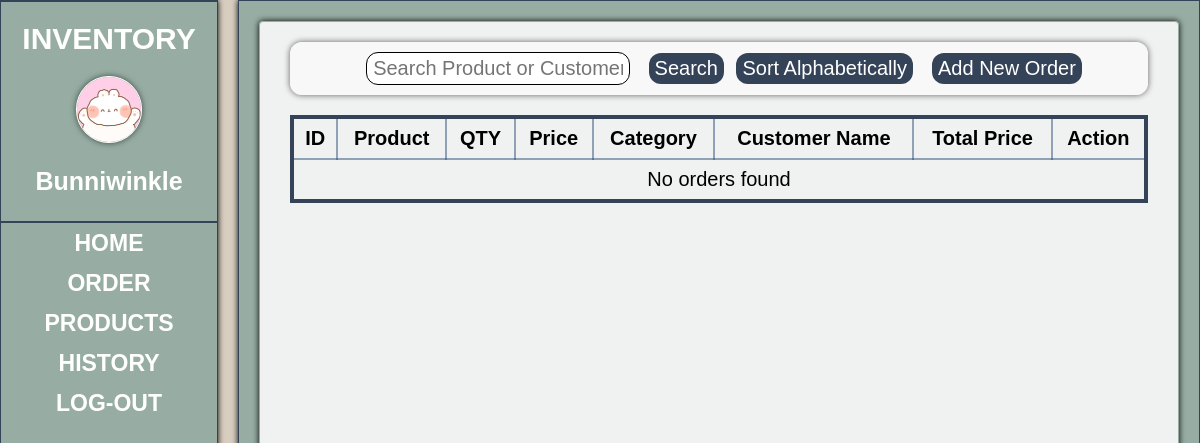
Before: /productorder.php with the older database file.
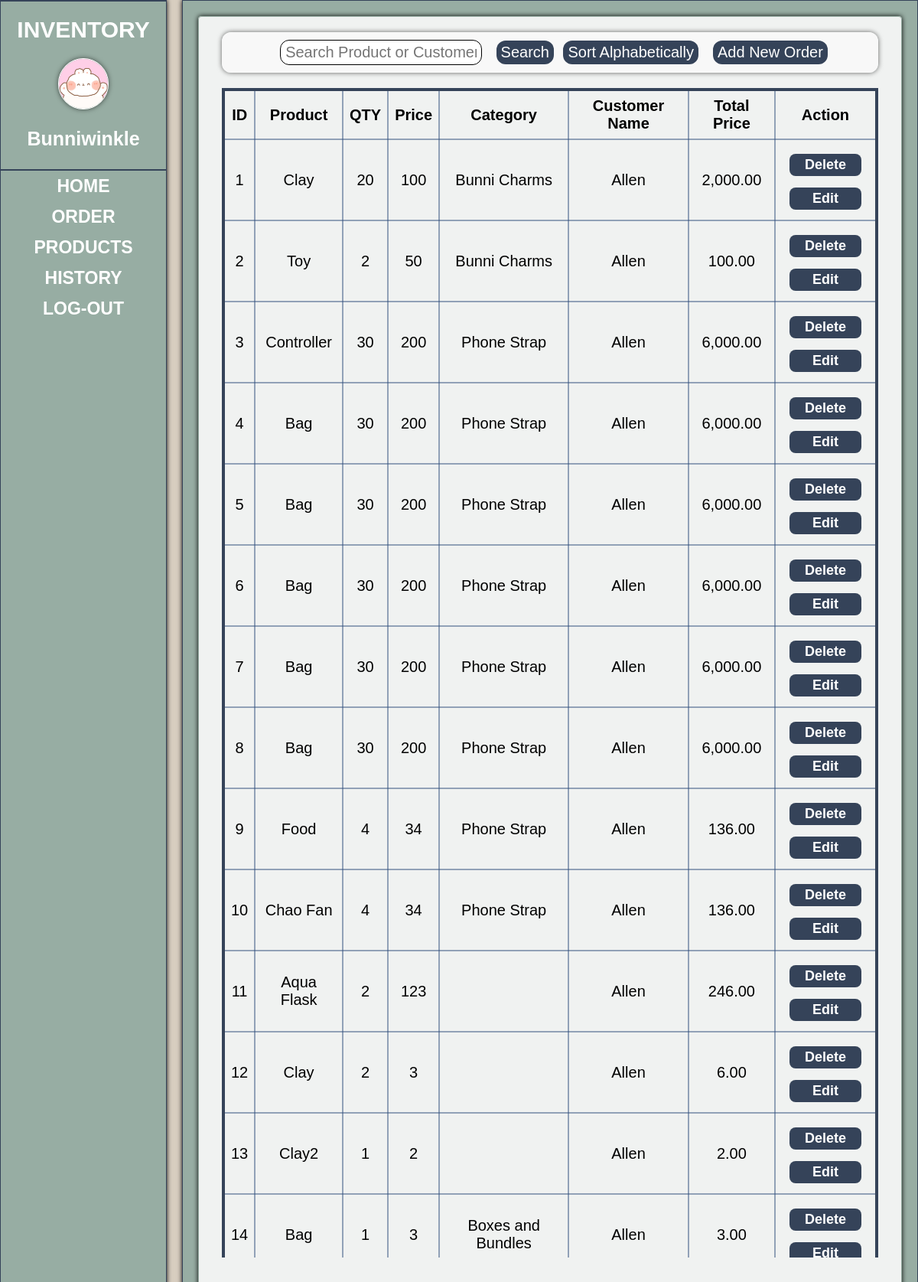
After: the same page with the newer database file.
### tables this page shows
CREATE TABLE `productorder` (
  `id` int(11) NOT NULL,
  `productname` varchar(50) NOT NULL,
  `qty` int(100) NOT NULL,
  `price` int(100) NOT NULL,
  `category` varchar(50) NOT NULL,
  `customername` varchar(100) NOT NULL,
  `dateadded` timestamp NOT NULL DEFAULT current_timestamp() ON UPDATE current_timestamp()
);

### productorder.php (the view, shortened to what this page needs)
<!DOCTYPE html>
<html lang="en">
<head>
    <link rel="stylesheet" href="maindisplay.css">
    <link rel="stylesheet" href="additem.css">
</head>
<body>
    <?php include 'sidebar.php'; ?>
    <div class="maindisplayDiv">
        <div class="insideDisplayDiv">
            <div class="userMenuDiv">
                <form method="POST" action="">
                    <input type="text" name="searchProduct" class="ordersearchProduct"
                        placeholder="Search Product or Customer">
                    <button type="submit" class="searchButton">Search</button>
                    <button type="submit" name="sortAlpha" class="sortAlphaButton">Sort Alphabetically</button>
                </form>
                <button class="addItemButton" onclick="window.location.href='additem.php'">Add New Order</button>
            </div>
            <div class="tableContainer">
                <table border='1'>
                    <tr>
                        <th>ID</th>
                        <th>Product</th>
                        <th>QTY</th>
                        <th>Price</th>
                        <th>Category</th>
                        <th>Customer Name</th>
                        <th>Total Price</th>
                        <th>Action</th>
                    </tr>
                    <?php
                    $conn = new mysqli("localhost", "root", "", "logindb");
                    $searchQuery = "";
                    $sortQuery = "";
                    $sql = "SELECT id, productname, qty, price, category, customername FROM productorder" . $searchQuery . $sortQuery;
                    $result = $conn->query($sql);
                    if ($result->num_rows > 0) {
                        while ($row = $result->fetch_assoc()) {
                            $totalPrice = $row['qty'] * $row['price'];
                            echo "<tr>
                                <td>" . $row['id'] . "</td>
                                <td>" . $row['productname'] . "</td>
                                <td>" . $row['qty'] . "</td>
                                <td>" . $row['price'] . "</td>
                                <td>" . $row['category'] . "</td>
                                <td>" . $row['customername'] . "</td>
                                <td>" . number_format($totalPrice, 2) . "</td>
                                <td>
                                    <form method='POST' action='' onsubmit='return confirmDelete();'>
                                        <input type='hidden' name='delete_id' value='" . $row['id'] . "'>
                                        <button class='deletetableButton' type='submit' name='delete'>Delete</button>
                                    </form>
                                    <form method='GET' action='edititem.php'>
                                        <input type='hidden' name='edit_id' value='" . $row['id'] . "'>
                                        <button class='edittableButton' type='submit' name='edit'>Edit</button>
                                    </form>
                                </td>
                              </tr>";
                        }
                    } else {
                        echo "<tr><td colspan='8'>No orders found</td></tr>";
                    }
                    ?>
                </table>
            </div>
        </div>
    </div>
</body>
</html>

### sidebar.php (shortened to what this page needs)
<link rel="stylesheet" href="sidebarstyle.css">
<div class="dashboardContainer">
    <div class="dashboardProfile">
        <div>
            <h1 class="inventoryLabel">INVENTORY</h1>
        </div>
        <div><img class="userIcon" src="bunniwinkleIcon.jpg" alt=""></div>
        <div class="usernamelabelDiv">
            <h3 class="usernameLabel">Bunniwinkle</h3>
        </div>
    </div>
    <div class="sidebarMenuContainer">
        <ul class="listDashboard">
            <li>
                <div><a href="home.php" class="menuDashboard">HOME</a></div>
            </li>
            <li>
                <div><a href="productorder.php" class="menuDashboard">ORDER</a></div>
            </li>
            <li>
                <div><a href="inventory.php" class="menuDashboard">PRODUCTS</a></div>
            </li>
            <li class="dropdown">
                <div class="dropdown-container">
                    <a href="javascript:void(0);" class="menuDashboard" onclick="toggleDropdown()">HISTORY</a>
                </div>
            </li>
            <li>
                <div><a href="logout.php" class="menuDashboard">LOG-OUT</a></div>
            </li>
        </ul>
    </div>
</div>

### maindisplay.css (style rules this page uses)
body { background-color: #d8cec0; font-family: "Trebuchet MS", "Lucida Sans Unicode", "Lucida Grande", "Lucida Sans", Arial, sans-serif; }
.maindisplayDiv { border: solid 1px; border-color: #354359; box-shadow: 0 0 6px rgb(0, 0, 0, 1); width: 80%; height: 100vh; background-color: #97ada3; float: right; }
.insideDisplayDiv { display: flex; flex-direction: column; border: solid 1px; border-radius: 4px; border-color: #97ada3; box-shadow: 0 0 6px rgb(0, 0, 0, 1); margin-top: 20px; margin-left: 20px; margin-right: 20px; height: 95vh; background-color: rgba(250, 250, 250, 0.9); }
.userMenuDiv { background-color: rgba(250, 250, 250, 0.8); border: none; box-shadow: 0 0 6px rgba(0, 0, 0, 0.6); border-radius: 12px; margin-left: 30px; margin-right: 30px; margin-top: 20px; display: flex; flex-direction: row; justify-content: center; align-items: center; gap: 10px; }
.searchButton { color: white; background-color: #354359; border: none; margin: 4px; font-size: 20px; outline: none; border-radius: 12px; transition: all 0.3s ease; }
.sortAlphaButton { color: white; background-color: #354359; border: none; margin: 4px; font-size: 20px; outline: none; border-radius: 12px; transition: all 0.3s ease; }
.addItemButton { color: white; background-color: #354359; border: none; margin-left: 5px; font-size: 20px; outline: none; border-radius: 12px; transition: all 0.3s ease; }
.tableContainer { margin-top: 20px; overflow-x: auto; margin-left: 30px; margin-right: 30px; height: 83vh; display: flex; flex-direction: column; justify-content: top; }
.deletetableButton { border: none; border-radius: 8px; background-color: #354359; color: white; transition: all 0.3s ease; margin: 10px; font-weight: bold; font-size: 18px; padding-left: 20px; padding-right: 20px; }
.edittableButton { border: none; border-radius: 8px; background-color: #354359; color: white; transition: all 0.3s ease; margin: 5px; font-weight: bold; font-size: 18px; padding-left: 30px; padding-right: 30px; }
table { overflow-x: auto; font-size: 20px; text-align: center; border-collapse: collapse; border: 4px solid #354359; }
th, td { border: 2px solid rgba(51, 81, 126, 0.5); padding: 8px; }
input { font-family: "Trebuchet MS", "Lucida Sans Unicode", "Lucida Grande", "Lucida Sans", Arial, sans-serif; padding-left: 6px; padding-right: 6px; padding-top: 4px; padding-bottom: 4px; }
button { font-family: "Trebuchet MS", "Lucida Sans Unicode", "Lucida Grande", "Lucida Sans", Arial, sans-serif; padding-left: 6px; padding-right: 6px; padding-top: 4px; padding-bottom: 4px; }

### additem.css (style rules this page uses)
body { background-color: #d8cec0; font-family: "Trebuchet MS", "Lucida Sans Unicode", "Lucida Grande", "Lucida Sans", Arial, sans-serif; }
.ordersearchProduct { background-color: white; border: solid 1px; width: 250px; margin: 10px; font-size: 20px; outline: none; border-radius: 12px; transition: all 0.3s ease; }

### sidebarstyle.css (style rules this page uses)
body { margin: 0%; }
.dashboardContainer { display: inline-block; width: 18%; background-color: #97ada3; border: solid 1px; border-color: #354359; box-shadow: 0 0 6px rgb(0, 0, 0, 1); height: 100vh; }
.dashboardProfile { border-right: none; border-left: none; border-top: solid 1px; border-bottom: solid 2px; border-color: #354359; text-align: center; }
.inventoryLabel { font-weight: bolder; font-family: "Trebuchet MS", "Lucida Sans Unicode", "Lucida Grande", "Lucida Sans", Arial, sans-serif; font-size: 30px; color: white; }
.usernameLabel { font-family: "Trebuchet MS", "Lucida Sans Unicode", "Lucida Grande", "Lucida Sans", Arial, sans-serif; margin-top: 20px; font-size: 25px; color: white; cursor: pointer; }
.userIcon { border: solid 1px; border-color: white; border-radius: 100px; width: 30%; box-shadow: 0 0 6px rgba(0, 0, 0, 0.6); }
.listDashboard { font-size: 20px; text-align: center; padding-left: 0px; list-style-type: none; margin: 0; }
.listDashboard li { display: block; height: 40px; }
.menuDashboard { display: block; height: 100%; line-height: 40px; font-size: 23px; text-decoration: none; color: white; font-weight: bold; font-family: "Trebuchet MS", "Lucida Sans Unicode", "Lucida Grande", "Lucida Sans", Arial, sans-serif; transition: all 0.3s ease; }

### sidebar.php (style rules this page uses)
.dropdown { position: relative; text-align: center; }
.dropdown-container { display: inline-block; position: relative; width: 100%; }

Changed rows visible on the page:
added productorder: id "1", productname "Clay", qty "20", price "100", category "Bunni Charms", customername "Allen", totalPrice "2,000.00"
added productorder: id "2", productname "Toy", qty "2", price "50", category "Bunni Charms", customername "Allen", totalPrice "100.00"
added productorder: id "3", productname "Controller", qty "30", price "200", category "Phone Strap", customername "Allen", totalPrice "6,000.00"
added productorder: id "4", productname "Bag", qty "30", price "200", category "Phone Strap", customername "Allen", totalPrice "6,000.00"
added productorder: id "5", productname "Bag", qty "30", price "200", category "Phone Strap", customername "Allen", totalPrice "6,000.00"
added productorder: id "6", productname "Bag", qty "30", price "200", category "Phone Strap", customername "Allen", totalPrice "6,000.00"
added productorder: id "7", productname "Bag", qty "30", price "200", category "Phone Strap", customername "Allen", totalPrice "6,000.00"
added productorder: id "8", productname "Bag", qty "30", price "200", category "Phone Strap", customername "Allen", totalPrice "6,000.00"
added productorder: id "9", productname "Food", qty "4", price "34", category "Phone Strap", customername "Allen", totalPrice "136.00"
added productorder: id "10", productname "Chao Fan", qty "4", price "34", category "Phone Strap", customername "Allen", totalPrice "136.00"
added productorder: id "11", productname "Aqua Flask", qty "2", price "123", customername "Allen", totalPrice "246.00"
added productorder: id "12", productname "Clay", qty "2", price "3", customername "Allen", totalPrice "6.00"
added productorder: id "13", productname "Clay2", qty "1", price "2", customername "Allen", totalPrice "2.00"
added productorder: id "14", productname "Bag", qty "1", price "3", category "Boxes and Bundles", customername "Allen", totalPrice "3.00"
Other visible differences:
text no longer shown: "No orders found"
